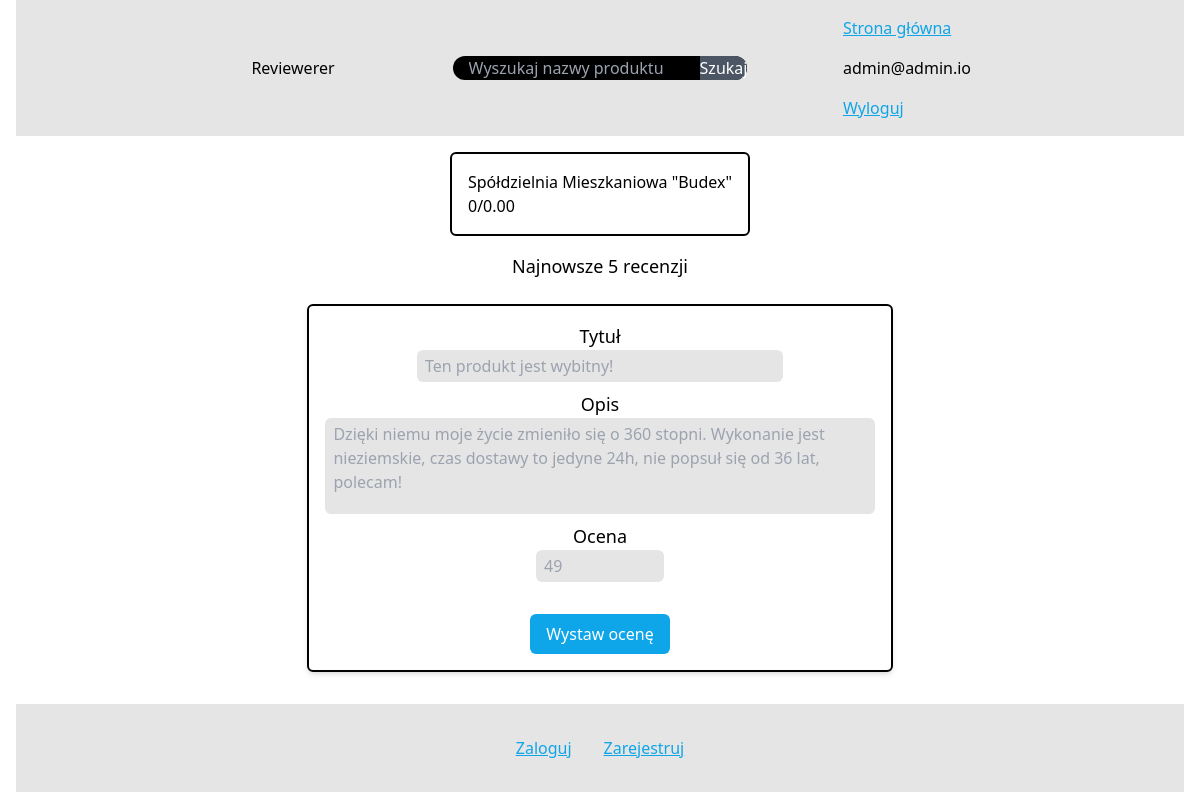
/src/review.php?id=1 (signed in), run on an earlier commit of the app's database.
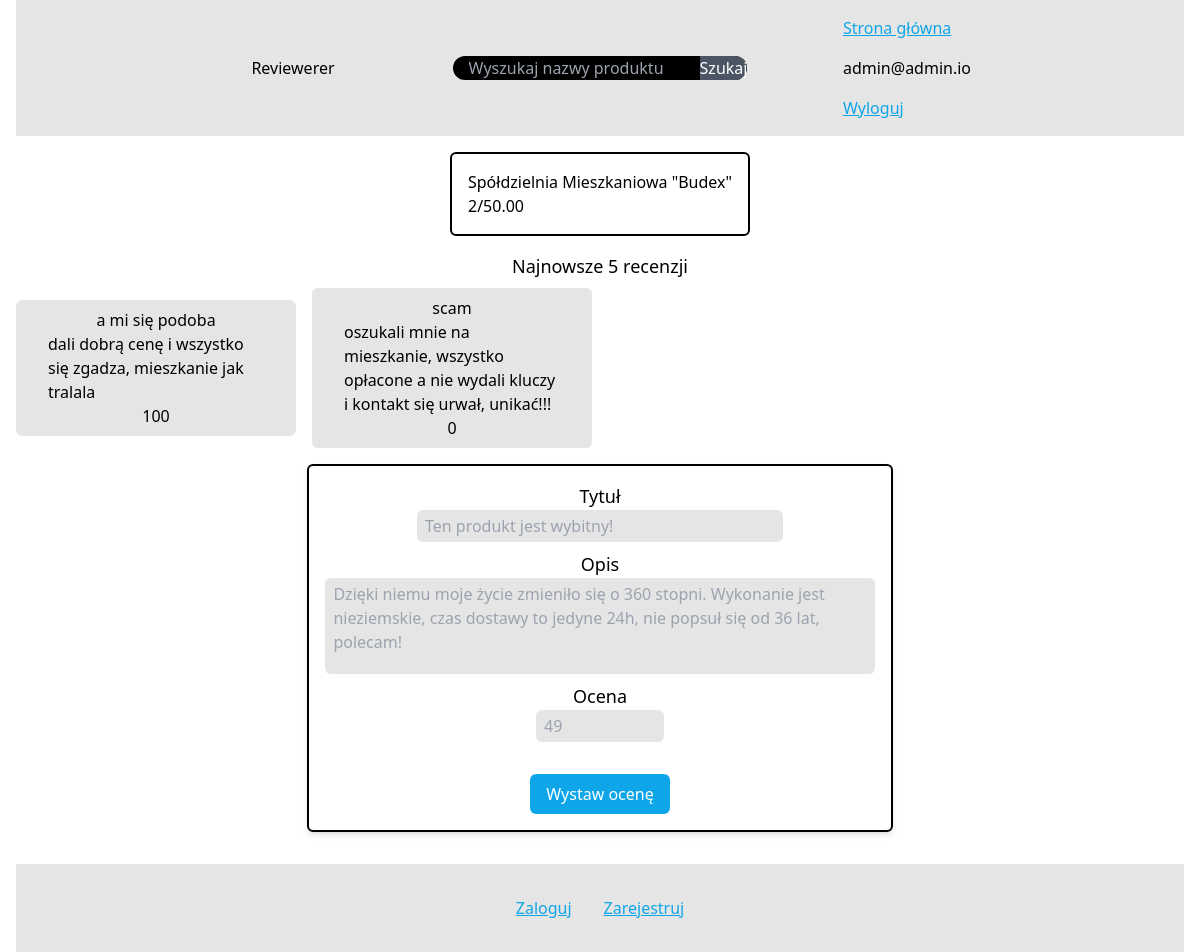
And on a later commit of the database.
### tables this page shows
CREATE TABLE `reviews` (
  `user_id` varchar(64) NOT NULL,
  `product_id` varchar(64) NOT NULL,
  `id` varchar(64) NOT NULL,
  `date` date NOT NULL DEFAULT current_timestamp(),
  `title` varchar(128) NOT NULL,
  `description` varchar(1000) NOT NULL,
  `score` tinyint(3) NOT NULL
);

### src/review.php (the view, shortened to what this page needs)
<?php
  $conn = connectDb();
?>
<!DOCTYPE html>
<html lang="en">
  <head>
    <link href="../css/style.css" rel="stylesheet">
  </head>
  <body>
  <?php include 'nav.php';?>
    <main class="flex flex-col justify-center justify-items-center items-center content-center">
      <?php
        $id = $_GET['id'];
        $sql = "SELECT * FROM products p WHERE p.id = '$id';";
        $result = $conn->query($sql);
        $row = $result->fetch_assoc();
        $sql = "SELECT COUNT(*) as total_reviews, SUM(score)/COUNT(*) as total_score FROM reviews WHERE product_id = '" . $row["id"] . "';";
        $count = $conn->query($sql);
        $count = $count->fetch_assoc();
        echo "<div class='flex flex-col border-2 border-black rounded-md mt-4 p-4'>";
        echo "<h3><a href='review.php?id=" . $row["id"] . "'>" . $row["name"]. "</a></h3>";
        echo $count["total_reviews"] . "/" . number_format($count['total_score'], 2) . "</div>";
        echo "<h4 class='text-lg font-medium mt-4'>Najnowsze 5 recenzji</h4>";
        $sql = "SELECT * FROM reviews WHERE product_id = '" . $row["id"] . "' ORDER BY date DESC LIMIT 5;";
        $reviews = $conn->query($sql);
        echo "<div class='grid grid-cols-4 gap-4 my-4 mt-2 justify-items-center justify-center items-center'>";
        while($review = $reviews->fetch_assoc()) {
          echo "<div class='flex flex-col rounded-md bg-neutral-200 px-8 py-2 justify-items-center justify-center items-center'>";
          echo "<h3>". $review["title"] . "</h3>";
          echo "<div>" . $review["description"] . "</div>";
          echo "<div>" . $review["score"] . "</div>";
          echo "</div>";
        }
        echo "</div>";
      ?>
      <form class="flex flex-col justify-items-center items-center border-2 border-black shadow-md rounded-md p-4" method="POST">
        <label class="text-lg font-medium" for='title'>Tytuł</label>
        <input class="bg-neutral-200 rounded-md px-2 py-1 w-[40ch]" name='title' type='text' maxlength=40 placeholder="Ten produkt jest wybitny!" required></input>
        <label class="text-lg font-medium mt-2" for='description'>Opis</label>
        <textarea class="bg-neutral-200 rounded-md px-2 py-1 h-24 w-[60ch] resize-none" name='description' type='text' maxlength=500 placeholder="Dzięki niemu moje życie zmieniło się o 360 stopni. Wykonanie jest nieziemskie, czas dostawy to jedyne 24h, nie popsuł się od 36 lat, polecam!" required></textarea>
        <label class="text-lg font-medium mt-2" for='score'>Ocena</label>
        <input class="bg-neutral-200 rounded-md px-2 py-1 mb-8 w-32" name='score' type='number' min=0 max=100 placeholder=<?php echo '"' . rand(0,100) . '"'; ?> required></input>
        <button class="text-white max-w-[fit-content] bg-sky-500 rounded-md px-4 py-2 hover:cursor-pointer hover:bg-sky-600 transition active:bg-sky-400" type="submit">Wystaw ocenę</button>
      </form>
    </main>
  <?php include 'footer.php';?>
  </body>
</html>

What changed in the data, as far as the page shows it:
added reviews: title "a mi się podoba", description "dali dobrą cenę i wszystko się zgadza, mieszkanie jak tralala", score "100"
added reviews: title "scam", description "oszukali mnie na mieszkanie, wszystko opłacone a nie wydali kluczy i kontakt się urwał, unikać!!!", score "0"
Also different on the page:
$count["total_reviews"]: "0" → "2"
$count['total_score']: "0.00" → "50.00"
